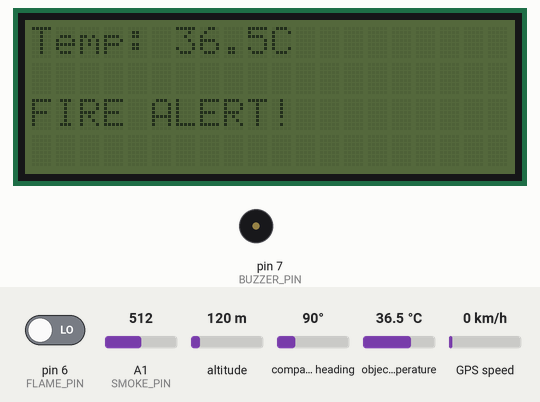
Recording of a sketch running on a simulated Arduino Uno, built with avr-gcc and run on an emulated ATmega328P. Shown: 20×4 character LCD, buzzer (waves = sounding, pin HIGH). Inputs (shaded band) come from the test bench; at power-on: object temperature 36.5 °C, A1 (SMOKE_PIN) = 512, pin 6 (FLAME_PIN) LOW, altitude 120 m, compass heading 90°, GPS speed 0 km/h. The GPS gets a fix after 3 s at 37.7749, -122.4194 with 8 satellites; the modem accepts every AT command (registered, SIM ready, sends succeed) and sends nothing else; what the sketch prints to the serial monitor is not drawn.

Above: at 3.3 s.
3.4 s: object temperature set to 37 °C
At 6.0 s:
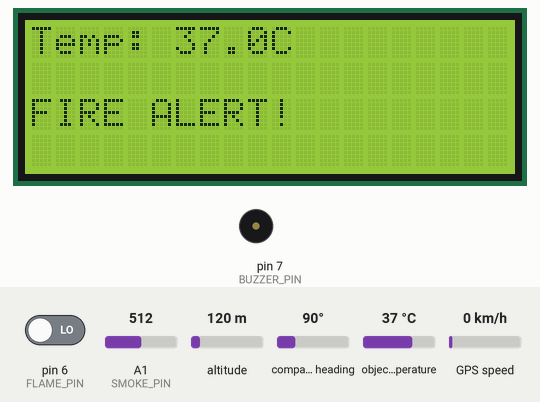
6.6 s: object temperature set to 37.9 °C
At 6.88 s:
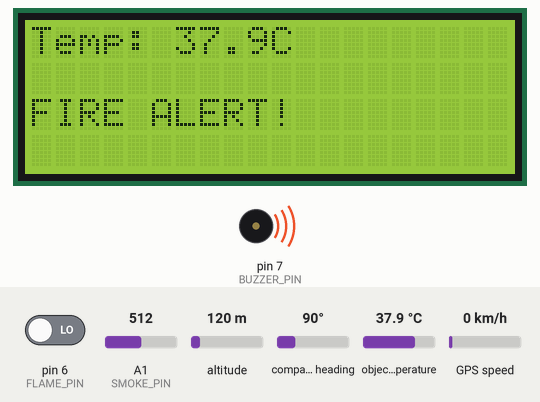
8.4 s: A1 (SMOKE_PIN) set to 313
9.9 s: A1 (SMOKE_PIN) set to 288
At 10.9 s:
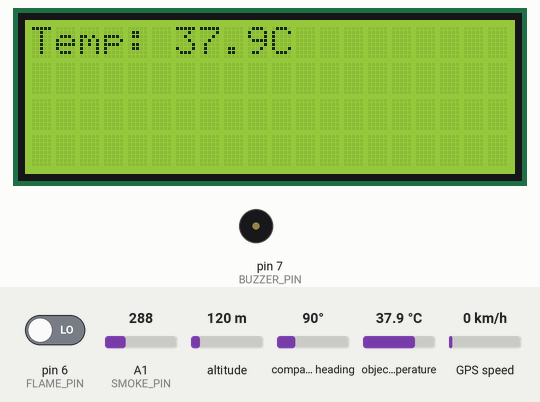
11.8 s: pin 6 (FLAME_PIN) driven HIGH
At 14.8 s:
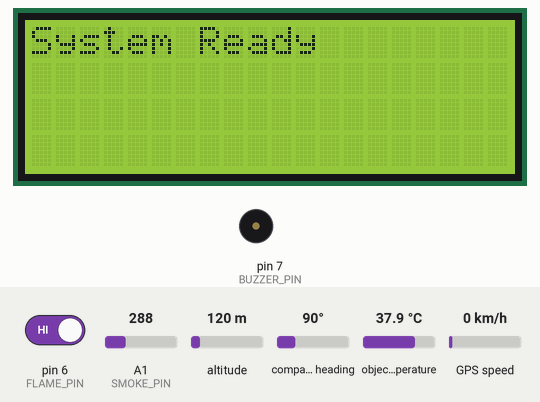
15.8 s: object temperature set to 20 °C
At 16.4 s:
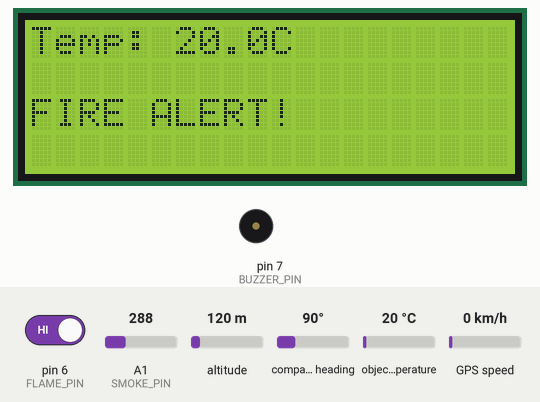
Timing chart, 0 to 18.5 s (numbered marks = the images above; inputs shaded):
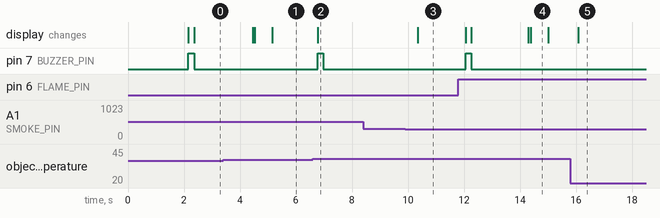

Measured:
- the behaviour switches between 37.4 and 37.5 °C on object temperature (found by bisection; images 1 and 2)
- the behaviour switches between 301 and 300 on A1 (SMOKE_PIN) (found by bisection; images 2 and 3)
- after the input at 6.6 s, pin 7 (BUZZER_PIN): LOW → HIGH after 0.18 s, → LOW 0.20 s later; the display: changes after 0.18 s (image 2)
- after the input at 8.4 s, every drawn part: stays the same
- after the input at 9.9 s, the display: changes after 0.44 s (image 3)
- after the input at 11.8 s, pin 7 (BUZZER_PIN): LOW → HIGH after 0.26 s, → LOW 0.20 s later; the display: first changes after 0.26 s (image 4 shows a later state)
- after the input at 15.8 s, the display: changes after 0.27 s (image 5)
- what the display in image 4 shows lasts 0.6 s, from 14.4 s to 15.0 s

The sketch:

ESP8266WiFi_code.ino
```cpp
#include <TinyGPS++.h>
#include <SoftwareSerial.h>
#include <LiquidCrystal_I2C.h>
#include <Adafruit_MLX90614.h>

// Define pins
const int GPS_RXPin = 4;    // GPS module RX
const int GPS_TXPin = 5;    // GPS module TX
const int SIM_RXPin = 3;    // SIM800L RX
const int SIM_TXPin = 2;    // SIM800L TX
const int FLAME_PIN = 6;    // Flame sensor
const int SMOKE_PIN = A1;   // Smoke sensor
const int BUZZER_PIN = 7;   // Buzzer

// Baud rates
const uint32_t GPSBaud = 9600;
const uint32_t SIMBaud = 9600;

// Objects
TinyGPSPlus gps;
SoftwareSerial gpsSerial(GPS_RXPin, GPS_TXPin);
SoftwareSerial simSerial(SIM_RXPin, SIM_TXPin);
LiquidCrystal_I2C lcd(0x27, 20, 4); // Adjust address if different
Adafruit_MLX90614 mlx = Adafruit_MLX90614();

// Global variables
float lastLat = 0.0;
float lastLng = 0.0;
bool locationValid = false;
bool fireDetectedPrev = false;
bool highTempPrev = false;

void setup() {
  Serial.begin(9600);
  gpsSerial.begin(GPSBaud);
  simSerial.begin(SIMBaud);

  // Initialize LCD
  lcd.init();
  lcd.backlight();
  lcd.print("System Starting...");

  // Initialize MLX90614
  if (!mlx.begin()) {
    Serial.println("Error: MLX90614 failed to initialize!");
    lcd.setCursor(0, 1);
    lcd.print("MLX90614 Error");
    while (1);
  }

  // Set pin modes
  pinMode(BUZZER_PIN, OUTPUT);
  pinMode(FLAME_PIN, INPUT);
  pinMode(SMOKE_PIN, INPUT); // Analog pin

  // Set unused pins to INPUT to minimize power draw
  for (int i = 8; i <= 13; i++) {
    pinMode(i, INPUT);
  }
  pinMode(A0, INPUT);
  pinMode(A2, INPUT);
  pinMode(A3, INPUT);
  // A4, A5 are I2C, managed by Wire library; A1 is smoke sensor

  // Initialize SIM800L
  simSerial.println("AT");
  delay(1000);
  simSerial.println("AT+CMGF=1"); // Set SMS to text mode
  delay(1000);

  lcd.clear();
  lcd.print("System Ready");
}

void loop() {
  // Update GPS periodically
  updateGPS();

  // Read body temperature
  float bodyTemp = mlx.readObjectTempC();
  Serial.print("Body Temp: ");
  Serial.print(bodyTemp, 1);
  Serial.println("°C");

  // Update LCD with temperature
  lcd.setCursor(0, 0);
  lcd.print("Temp: ");
  lcd.print(bodyTemp, 1);
  lcd.print("C  ");

  // Check for high temperature
  bool highTemp = (bodyTemp > 37.5);
  if (highTemp && !highTempPrev) {
    Serial.println("High Temperature Detected!");
    digitalWrite(BUZZER_PIN, HIGH);
    delay(200);
    digitalWrite(BUZZER_PIN, LOW);
  }
  highTempPrev = highTemp;

  // Fire detection
  bool flameDetected = digitalRead(FLAME_PIN) == HIGH;
  int smokeLevel = analogRead(SMOKE_PIN);
  bool fireDetected = (flameDetected || smokeLevel > 300);

  Serial.print("Flame: ");
  Serial.print(flameDetected ? "YES" : "NO");
  Serial.print(" | Smoke: ");
  Serial.print(smokeLevel);
  Serial.print(" | Fire: ");
  Serial.println(fireDetected ? "DETECTED" : "CLEAR");

  if (fireDetected) {
    lcd.setCursor(0, 2);
    lcd.print("FIRE ALERT!");

    if (!fireDetectedPrev) {
      // Alert with buzzer
      digitalWrite(BUZZER_PIN, HIGH);
      delay(200);
      digitalWrite(BUZZER_PIN, LOW);

      // Force stop activities on A1, A4, A5, D6
      enterPowerSavingMode();

      // Send SMS with location
      sendSMSWithLocation();

      // Restart activities
      exitPowerSavingMode();

      // Reinitialize LCD after power-saving mode
      lcd.init();           // Reinitialize LCD
      lcd.backlight();      // Turn backlight back on
      lcd.clear();          // Clear any garbage data
      lcd.print("System Ready"); // Display initial message
    }
  } else {
    lcd.setCursor(0, 2);
    lcd.print("                "); // Clear alert
  }
  fireDetectedPrev = fireDetected;

  delay(500); // Adjust loop timing as needed
}

// Update GPS data
void updateGPS() {
  gpsSerial.listen();
  while (gpsSerial.available() > 0) {
    if (gps.encode(gpsSerial.read())) {
      if (gps.location.isValid()) {
        lastLat = gps.location.lat();
        lastLng = gps.location.lng();
        locationValid = true;
        Serial.print("GPS: ");
        Serial.print(lastLat, 6);
        Serial.print(", ");
        Serial.println(lastLng, 6);
      }
    }
  }
}

// Enter power-saving mode: Stop A1, A4, A5, D6 activities
void enterPowerSavingMode() {
  Serial.println("Entering Power-Saving Mode");
  lcd.noBacklight();       // Stop LCD backlight (A4, A5 via I2C)
  ADCSRA = 0;              // Disable ADC (stops A1 readings)
  digitalWrite(BUZZER_PIN, LOW); // Ensure buzzer off
  // D6 activity stopped by not reading it in loop
}

// Exit power-saving mode: Restart A1, A4, A5, D6 activities
void exitPowerSavingMode() {
  Serial.println("Exiting Power-Saving Mode");
  lcd.backlight();         // Restart LCD backlight (A4, A5 via I2C)
  ADCSRA = 0x87;           // Re-enable ADC (A1 resumes in loop)
  // D6 resumes via digitalRead in loop
}

// Send SMS with location, with 30-second GPS timeout
bool sendSMSWithLocation() {
  unsigned long startTime = millis();
  const unsigned long timeout = 30000; // 30 seconds
  bool gotLocation = false;

  // Focus on GPS
  gpsSerial.listen();
  Serial.println("Attempting GPS fix...");
  while (millis() - startTime < timeout) {
    while (gpsSerial.available() > 0) {
      if (gps.encode(gpsSerial.read())) {
        if (gps.location.isValid()) {
          lastLat = gps.location.lat();
          lastLng = gps.location.lng();
          locationValid = true;
          gotLocation = true;
          Serial.println("GPS fix obtained");
          break;
        }
      }
    }
    if (gotLocation) break;
  }

  // Switch to SIM800L
  simSerial.listen();
  simSerial.println("AT+CMGF=1");
  delay(100);
  simSerial.println("AT+CMGS=\"+94787517274\""); // Replace with your number
  delay(100);

  if (gotLocation) {
    simSerial.print("Fire Alert! Location: ");
    simSerial.print("https://maps.google.com/?q=");
    simSerial.print(lastLat, 6);
    simSerial.print(",");
    simSerial.print(lastLng, 6);
    simSerial.write(26); // Ctrl+Z to send SMS
    Serial.println("SMS Sent with Location");
  } else {
    simSerial.print("Fire Alert! No Location");
    simSerial.write(26);
    Serial.println("SMS Sent without Location");
  }
  delay(1000); // Wait for SMS to send

  return gotLocation;
}
```
